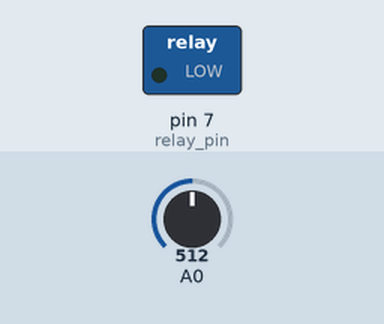
This sketch was run on a simulated Arduino Uno, built with avr-gcc and run on an emulated ATmega328P. On the bench: switched loads named in the sketch (green lamp = pin HIGH). Inputs (shaded band) come from the test bench; at power-on: A0 = 512. What the sketch prints to the serial monitor is not drawn.

Above: at 1.2 s.
1.3 s: A0 set to 584
2.8 s: A0 set to 617
At 3.7 s:
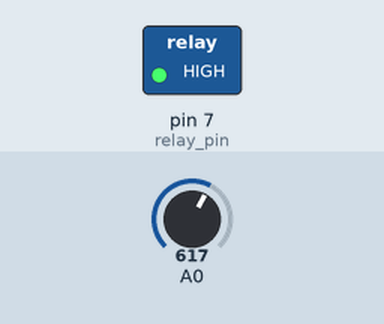
Timing chart, 0 to 5.8 s (numbered marks = the images above; inputs shaded):
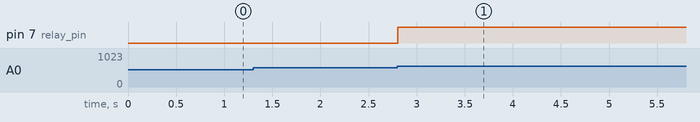

Measured:
- the behaviour switches between 599 and 600 on A0 (found by bisection; images 0 and 1)
- after the input at 1.3 s, every drawn part: stays the same
- after the input at 2.8 s, pin 7 (relay_pin): LOW → HIGH at once

The sketch:

plantTenderBase.ino
```cpp
#include <SoftwareSerial.h>

// Declare software serial connection on pins 2 and 3
SoftwareSerial SerialComm(3,2);

const int meter_pin = 0;
const int relay_pin = 7;

const int moisture_threshold = 600;

void setup()
{
  // Start serial connection
  Serial.begin(9600);
  SerialComm.begin(9600);

  pinMode(relay_pin, OUTPUT);

  Serial.println("Starting...");
}

void loop()
{
  /* Automatic Command Section */
  // Read the meter
  int val = analogRead(A0);

  // Evalutate level of moisture
  // Water plants if necessary
  if (val >= moisture_threshold)
    water_plants_auto();
  /* Automatic Command Section */

  /* Manual Command Section */
  // If serial is available from Node
  if (SerialComm.available() > 0){
    // Read the command
    String command = SerialComm.readString();
    // Water plants
    water_plants_manual();
  }
  /* Manual Command Section */
}

void water_plants_auto()
{
  SerialComm.println("ON");
  // Read the meter
  int val = analogRead(A0);
  // Water in 15 second intervals until moisture threshold is met
  while (val >= moisture_threshold)
  {
    water_plants(15);
    // Check val
    val = analogRead(A0);
  }
  SerialComm.println("OFF");
}

void water_plants_manual()
{
  SerialComm.println("ON");
  water_plants(30);
  SerialComm.println("OFF");
}

void water_plants(int interval_secs)
{
  digitalWrite(relay_pin, HIGH);
  delay(interval_secs * 1000);
  digitalWrite(relay_pin, LOW);
  delay(2000);
}
```
